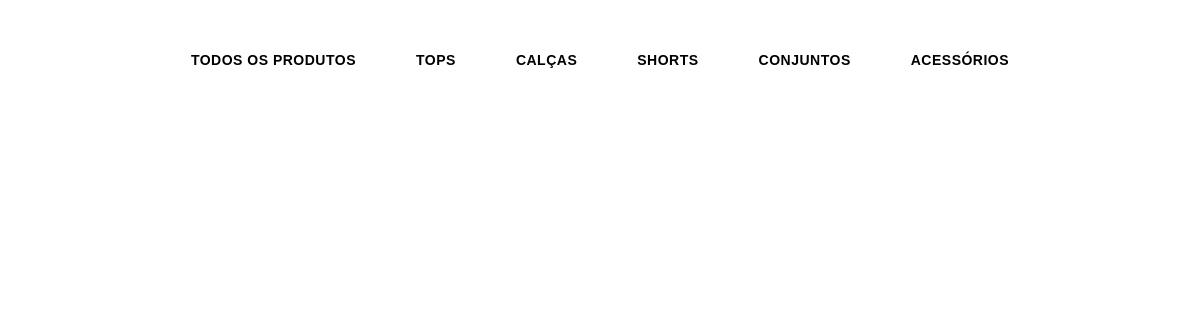
Page /app/views/products/product/index.php on the earlier database version.
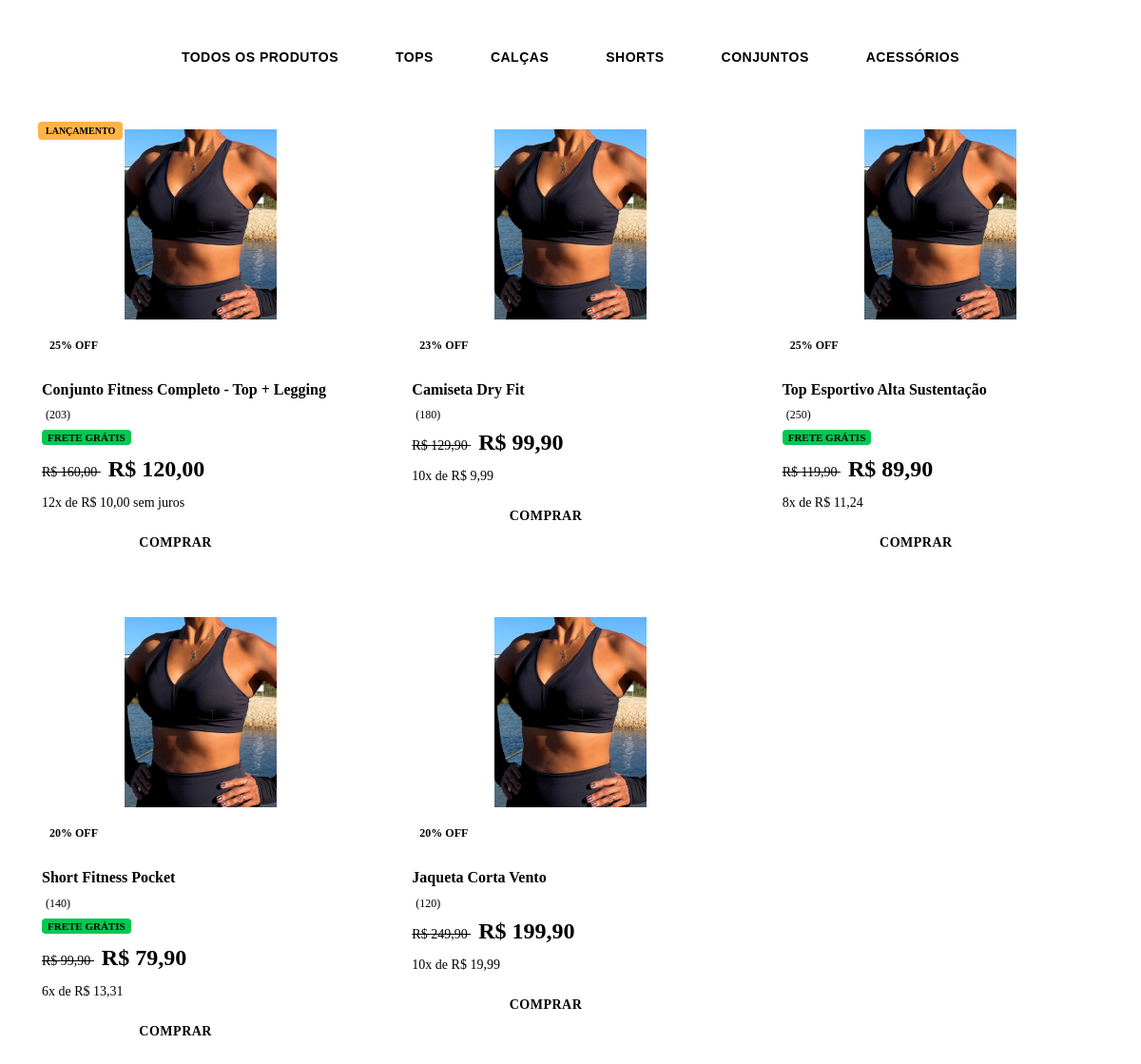
Same page on the later database version.
### tables this page shows
CREATE TABLE tatifit_products (
    id INT PRIMARY KEY AUTO_INCREMENT,
    name VARCHAR(120),
    descrição VARCHAR(120),
    price DECIMAL(10 , 2) NOT NULL,
    old_price DECIMAL(10,2) NULL,
    discount_percent INT NULL,
    free_shipping BOOLEAN DEFAULT 0,
    rating DECIMAL(3,2) DEFAULT 0,
    rating_count INT DEFAULT 0,
    installments_info VARCHAR(50) NULL,
    is_new BOOLEAN DEFAULT 0,
    amount INT,
    status ENUM('Ativo', 'Inativo'),
    date_created TIMESTAMP DEFAULT CURRENT_TIMESTAMP,
    date_update TIMESTAMP DEFAULT CURRENT_TIMESTAMP,
    url_image VARCHAR(120),
    
    author_id INT NOT NULL,
    FOREIGN KEY (author_id)
        REFERENCES tatifit_users (id)
);

### app/views/products/product/index.php (the view, shortened to what this page needs)
<?php
require 'config/database.php';
$stmt = $db->prepare("SELECT * FROM tatifit_products");
$stmt->execute();
$dataOfferProducts = $stmt->fetchAll(PDO::FETCH_ASSOC);
?>
<link rel="stylesheet" href="app/views/products/product/styles.css">
<body>
  <section class="section-botoes">
    <button class="btn">Todos os Produtos</button>
    <button class="btn">Tops</button>
    <button class="btn">Calças</button>
    <button class="btn">Shorts</button>
    <button class="btn">Conjuntos</button>
    <button class="btn">Acessórios</button>
  </section>
  <section>
    <div class="products-container">
      <?php foreach ($dataOfferProducts as $product): ?>
      <div class="product-card">
        <?php if ($product['is_new'] == 1): ?>
          <div class="product-badge">
            <span class="badge-new">Lançamento</span>
          </div>
        <?php endif; ?>
        <div class="product-image">
          <img
            src="<?= htmlspecialchars($product['url_image']) ?>"
            alt="<?= htmlspecialchars($product['name']) ?>"
          />
        </div>
        <div class="product-info">
          <?php if (isset($product['discount_percent'])): ?>
            <div class="product-discount"><?= $product['discount_percent'] ?>% OFF</div>
          <?php endif; ?>
          <h3 class="product-title"><?= htmlspecialchars($product['name']) ?></h3>
          <div class="product-rating">
            <span class="rating-count">(<?= (int)$product['rating_count'] ?>)</span>
          </div>
          <?php if ($product['free_shipping']): ?>
            <div class="free-shipping">Frete Grátis</div>
          <?php endif; ?>
          <div>
            <?php if (isset($product['old_price'])): ?>
              <span
                class="product-old-price"
              >
                R$ <?= number_format($product['old_price'], 2, ',', '.') ?>
              </span>
            <?php endif; ?>
            <span
              class="product-price"
            >
              R$ <?= number_format($product['price'], 2, ',', '.') ?>
            </span>
          </div>
          <?php if (!empty($product['installments_info'])): ?>
            <p
              class="product-installments">
                <?= htmlspecialchars($product['installments_info']) ?>
            </p>
          <?php endif; ?>
          <div class="product-actions">
            <a href="cart" class="product-button">Comprar</a>
            <button class="btn-wishlist" title="Adicionar aos favoritos">
            </button>
          </div>
        </div>
      </div>
      <?php endforeach; ?>
    </div>
  </section>
</body>

### app/views/products/product/styles.css (style rules this page uses)
.products-container { display: grid; grid-template-columns: repeat(auto-fit, minmax(280px, 1fr)); gap: 24px; max-width: 1200px; margin: 0 auto; padding: 0 20px; margin-bottom: 4rem; }
.section-botoes { display: flex; justify-content: center; align-items: center; flex-wrap: wrap; gap: 12px; margin: 40px auto; max-width: 1200px; padding: 0 20px; }
.btn { border: 2px solid var(--primary-color); border-radius: 8px; background-color: transparent; color: var(--primary-color); font-weight: 600; font-size: 14px; padding: 12px 24px; display: flex; justify-content: center; align-items: center; transition: all 0.3s ease; cursor: pointer; text-transform: uppercase; letter-spacing: 0.5px; }
.product-card { background: var(--bg-secondary-white); border: 1px solid var(--bg-quaternary); border-radius: 8px; padding: 16px; box-shadow: var(--shadow); transition: all 0.3s ease; position: relative; overflow: hidden; }
.product-image { position: relative; width: 100%; height: 200px; display: flex; justify-content: center; align-items: center; background: var(--bg-primary-gray); border-radius: 8px; margin-bottom: 16px; overflow: hidden; }
.product-image img { max-width: 100%; max-height: 100%; object-fit: cover; transition: transform 0.3s ease; }
.product-info { text-align: left; }
.product-title { font-weight: 600; font-size: 16px; color: var(--text-color-gray); margin-bottom: 8px; line-height: 1.4; display: -webkit-box; -webkit-box-orient: vertical; overflow: hidden; }
.product-price { font-weight: 700; font-size: 24px; color: var(--primary-color); margin-bottom: 4px; }
.product-installments { font-weight: 400; font-size: 14px; color: var(--text-color-gray-100); margin-bottom: 12px; }
.product-old-price { font-size: 14px; color: var(--text-color-gray-100); text-decoration: line-through; margin-right: 8px; }
.product-discount { background: var(--bg-bagde-red); color: var(--text-color-white); font-size: 12px; font-weight: 600; padding: 4px 8px; border-radius: 4px; display: inline-block; margin-bottom: 8px; }
.product-rating { display: flex; align-items: center; gap: 4px; margin-bottom: 8px; }
.rating-count { font-size: 12px; color: var(--text-color-gray-100); }
.free-shipping { background: #00C851; color: var(--text-color-white); font-size: 11px; font-weight: 600; padding: 2px 6px; border-radius: 4px; display: inline-block; margin-bottom: 12px; text-transform: uppercase; }
.product-button { display: flex; justify-content: center; align-items: center; width: 100%; padding: 12px 16px; border: none; border-radius: 8px; background-color: var(--primary-color); color: var(--text-color-white); font-weight: 600; font-size: 14px; text-decoration: none; cursor: pointer; transition: all 0.3s ease; text-transform: uppercase; letter-spacing: 0.5px; }
.product-actions { display: flex; gap: 8px; margin-top: 12px; }
.btn-wishlist { flex: 0 0 auto; width: 44px; height: 44px; border: 2px solid var(--bg-quaternary); border-radius: 8px; background: var(--bg-secondary-white); color: var(--text-color-gray); display: flex; align-items: center; justify-content: center; cursor: pointer; transition: all 0.3s ease; }
.product-badge { position: absolute; top: 12px; left: 12px; z-index: 2; }
.badge-new { background: #FFB347; color: var(--text-color-white); font-size: 10px; font-weight: 600; padding: 4px 8px; border-radius: 4px; text-transform: uppercase; }

Differences in the rows shown:
added tatifit_products: is_new "LANÇAMENTO", url_image (picture), discount_percent "25", name "Conjunto Fitness Completo - Top + Legging", rating_count "203", free_shipping "FRETE GRÁTIS", old_price "160,00", price "120,00", installments_info "12x de R$ 10,00 sem juros"
added tatifit_products: url_image (picture), discount_percent "23", name "Camiseta Dry Fit", rating_count "180", old_price "129,90", price "99,90", installments_info "10x de R$ 9,99"
added tatifit_products: url_image (picture), discount_percent "25", name "Top Esportivo Alta Sustentação", rating_count "250", free_shipping "FRETE GRÁTIS", old_price "119,90", price "89,90", installments_info "8x de R$ 11,24"
added tatifit_products: url_image (picture), discount_percent "20", name "Short Fitness Pocket", rating_count "140", free_shipping "FRETE GRÁTIS", old_price "99,90", price "79,90", installments_info "6x de R$ 13,31"
added tatifit_products: url_image (picture), discount_percent "20", name "Jaqueta Corta Vento", rating_count "120", old_price "249,90", price "199,90", installments_info "10x de R$ 19,99"
